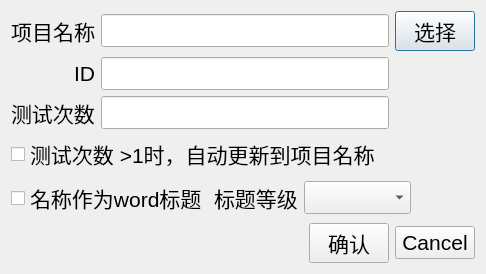
<?xml version="1.0" encoding="UTF-8"?>
<ui version="4.0">
 <class>QSttGbItemsEdit</class>
 <widget class="QDialog" name="QSttGbItemsEdit">
  <property name="geometry">
   <rect>
    <x>0</x>
    <y>0</y>
    <width>486</width>
    <height>222</height>
   </rect>
  </property>
  <property name="windowTitle">
   <string>Edit</string>
  </property>
  <layout class="QVBoxLayout" name="verticalLayout_2">
   <item>
    <layout class="QVBoxLayout" name="verticalLayout">
     <item>
      <layout class="QGridLayout" name="gridLayout">
       <item row="0" column="1">
        <widget class="QLabel" name="label_Name">
         <property name="font">
          <font>
           <pointsize>16</pointsize>
          </font>
         </property>
         <property name="text">
          <string>项目名称</string>
         </property>
         <property name="alignment">
          <set>Qt::AlignRight|Qt::AlignTrailing|Qt::AlignVCenter</set>
         </property>
        </widget>
       </item>
       <item row="0" column="3">
        <widget class="QLineEdit" name="lineEdit_Name">
         <property name="font">
          <font>
           <pointsize>16</pointsize>
          </font>
         </property>
        </widget>
       </item>
       <item row="2" column="3">
        <widget class="QLineEdit" name="lineEdit_ID">
         <property name="font">
          <font>
           <pointsize>16</pointsize>
          </font>
         </property>
        </widget>
       </item>
       <item row="2" column="1">
        <widget class="QLabel" name="label_ID">
         <property name="font">
          <font>
           <pointsize>16</pointsize>
          </font>
         </property>
         <property name="text">
          <string>ID</string>
         </property>
         <property name="alignment">
          <set>Qt::AlignRight|Qt::AlignTrailing|Qt::AlignVCenter</set>
         </property>
        </widget>
       </item>
       <item row="3" column="3">
        <widget class="QLineEdit" name="m_editTimes">
         <property name="font">
          <font>
           <pointsize>16</pointsize>
          </font>
         </property>
        </widget>
       </item>
       <item row="0" column="4">
        <widget class="QPushButton" name="m_Btn_SelName">
         <property name="font">
          <font>
           <pointsize>16</pointsize>
          </font>
         </property>
         <property name="text">
          <string>选择</string>
         </property>
        </widget>
       </item>
       <item row="3" column="1">
        <widget class="QLabel" name="m_txtTimes">
         <property name="font">
          <font>
           <pointsize>16</pointsize>
          </font>
         </property>
         <property name="text">
          <string>测试次数</string>
         </property>
        </widget>
       </item>
      </layout>
     </item>
     <item>
      <widget class="QCheckBox" name="m_chk_AutoUpdateItemName">
       <property name="font">
        <font>
         <pointsize>16</pointsize>
        </font>
       </property>
       <property name="text">
        <string>测试次数 &gt;1时，自动更新到项目名称</string>
       </property>
      </widget>
     </item>
     <item>
      <layout class="QHBoxLayout" name="horizontalLayout_2">
       <item>
        <widget class="QCheckBox" name="m_chkRptTitle">
         <property name="font">
          <font>
           <pointsize>16</pointsize>
          </font>
         </property>
         <property name="text">
          <string>名称作为word标题</string>
         </property>
        </widget>
       </item>
       <item>
        <widget class="QLabel" name="m_txtTitleLevel">
         <property name="font">
          <font>
           <pointsize>16</pointsize>
          </font>
         </property>
         <property name="text">
          <string>标题等级</string>
         </property>
        </widget>
       </item>
       <item>
        <widget class="QComboBox" name="m_cmbTitleLevel">
         <property name="font">
          <font>
           <pointsize>16</pointsize>
          </font>
         </property>
        </widget>
       </item>
       <item>
        <spacer name="horizontalSpacer_2">
         <property name="orientation">
          <enum>Qt::Horizontal</enum>
         </property>
         <property name="sizeHint" stdset="0">
          <size>
           <width>40</width>
           <height>20</height>
          </size>
         </property>
        </spacer>
       </item>
      </layout>
     </item>
     <item>
      <layout class="QHBoxLayout" name="horizontalLayout">
       <property name="spacing">
        <number>6</number>
       </property>
       <item>
        <spacer name="horizontalSpacer">
         <property name="orientation">
          <enum>Qt::Horizontal</enum>
         </property>
         <property name="sizeHint" stdset="0">
          <size>
           <width>40</width>
           <height>20</height>
          </size>
         </property>
        </spacer>
       </item>
       <item>
        <widget class="QPushButton" name="m_Btn_OK">
         <property name="font">
          <font>
           <pointsize>16</pointsize>
          </font>
         </property>
         <property name="text">
          <string>确认</string>
         </property>
        </widget>
       </item>
       <item>
        <widget class="QPushButton" name="m_Btn_Cancel">
         <property name="font">
          <font>
           <pointsize>16</pointsize>
          </font>
         </property>
         <property name="text">
          <string>Cancel</string>
         </property>
        </widget>
       </item>
      </layout>
     </item>
    </layout>
   </item>
  </layout>
 </widget>
 <resources/>
 <connections/>
</ui>
